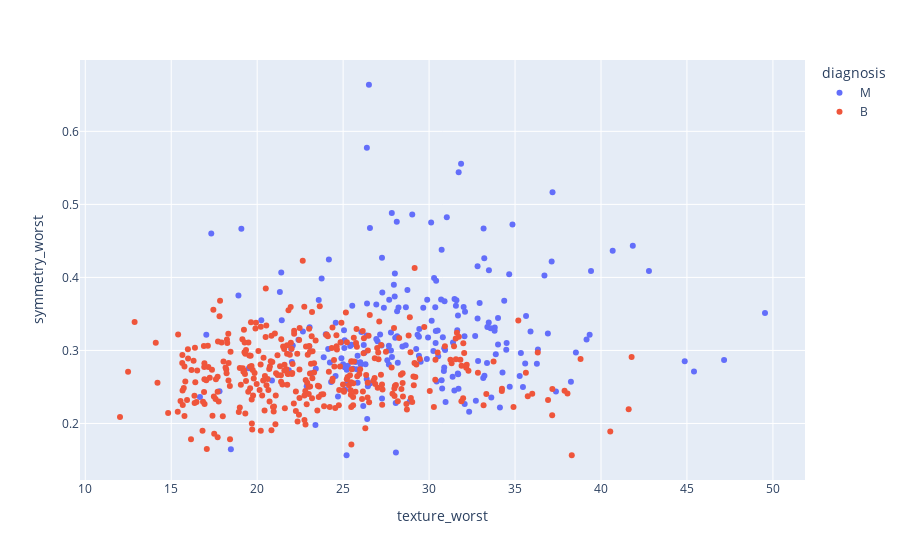

This figure's notebook cell:
### Code cell
fig2=px.scatter(Breast_Cancer_df,x='texture_worst',y= 'symmetry_worst',color='diagnosis',size_max=60)
fig2.show()

### Figure 1 — Plotly figure (JSON) as saved in the notebook; plotly's stock layout.template omitted (floating-point values rounded to 4 significant figures; data arrays with more than 128 entries replaced by an {"elided": "..."} marker saying what was removed)
{"data": [{"hovertemplate": "diagnosis=M<br>texture_worst=%{x}<br>symmetry_worst=%{y}<extra></extra>", "legendgroup": "M", "marker": {"color": "#636efa", "symbol": "circle"}, "mode": "markers", "name": "M", "orientation": "v", "showlegend": true, "x": {"elided": "212 float values"}, "xaxis": "x", "y": {"elided": "212 float values"}, "yaxis": "y", "type": "scatter"}, {"hovertemplate": "diagnosis=B<br>texture_worst=%{x}<br>symmetry_worst=%{y}<extra></extra>", "legendgroup": "B", "marker": {"color": "#EF553B", "symbol": "circle"}, "mode": "markers", "name": "B", "orientation": "v", "showlegend": true, "x": {"elided": "357 float values"}, "xaxis": "x", "y": {"elided": "357 float values"}, "yaxis": "y", "type": "scatter"}], "layout": {"xaxis": {"anchor": "y", "domain": [0, 1], "title": {"text": "texture_worst"}, "type": "linear", "range": [9.785, 51.77], "autorange": true}, "yaxis": {"anchor": "x", "domain": [0, 1], "title": {"text": "symmetry_worst"}, "type": "linear", "range": [0.1205, 0.6998], "autorange": true}, "legend": {"title": {"text": "diagnosis"}, "tracegroupgap": 0}, "margin": {"t": 60}, "autosize": true}}
